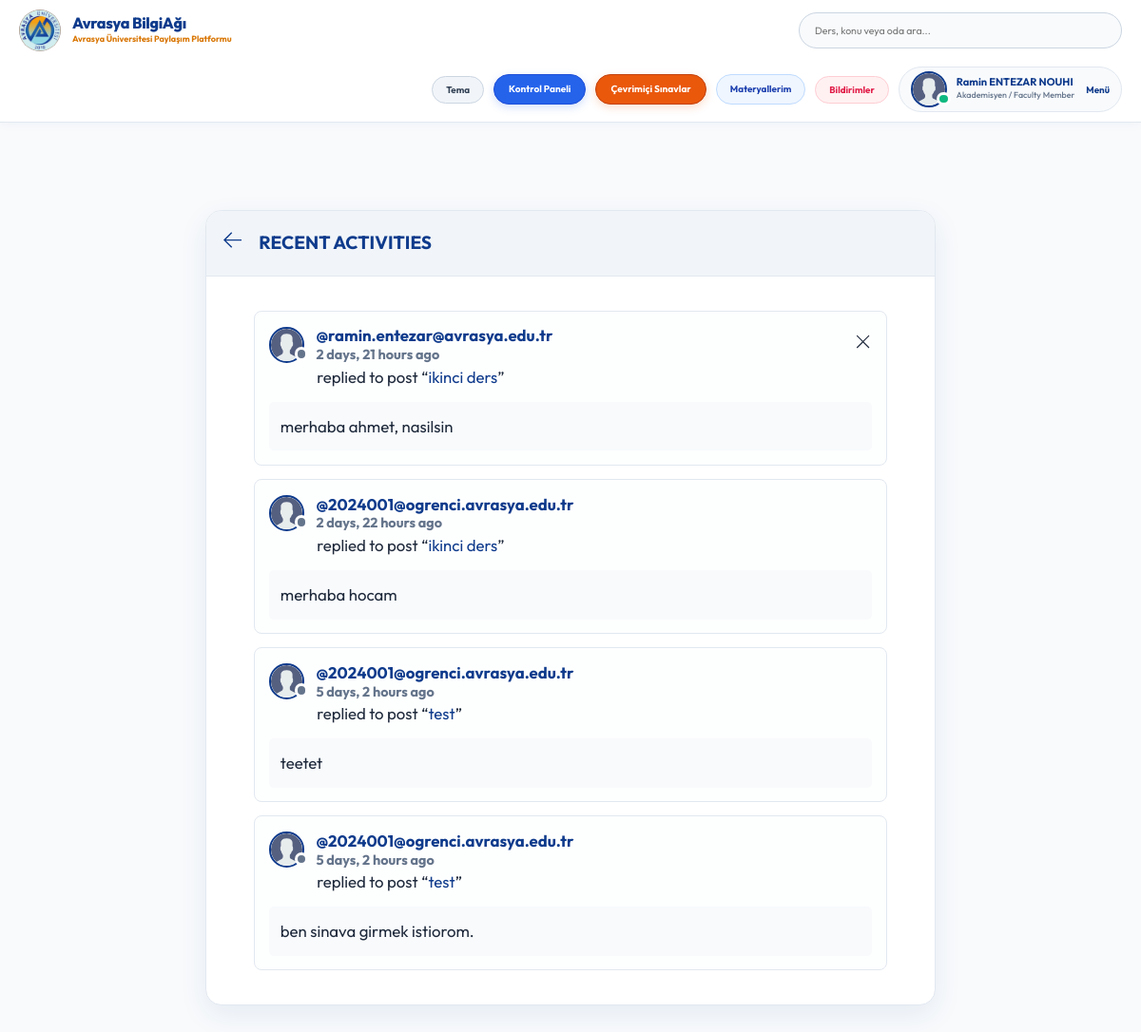
The page /activity/ (signed in) on the database as committed earlier.
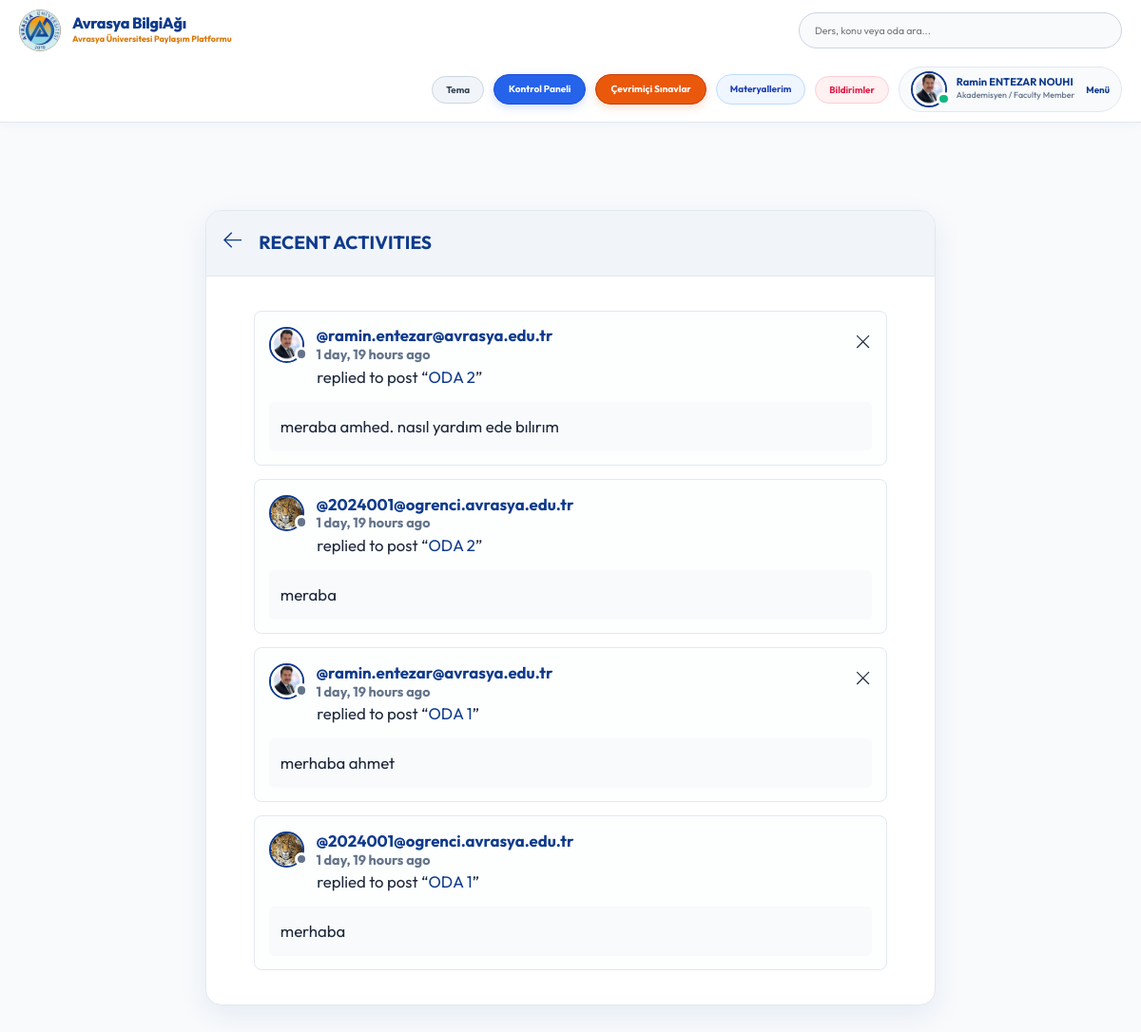
The same page on the database as committed later.
### base/models.py (models this page shows, shortened)
class User(AbstractUser):
    name = models.CharField(max_length=200, null=True, verbose_name="Ad Soyad")
    email = models.EmailField(unique=True, null=True, verbose_name="E-Posta Adresi")
    bio = models.TextField(null=True, verbose_name="Hakkımda (Biyografi)")
    avatar = models.ImageField(null=True, default="avatar.svg", verbose_name="Profil Fotoğrafı (Avatar)")
    student_id = models.CharField(max_length=50, null=True, blank=True, verbose_name="Öğrenci / Sicil No")
    department = models.CharField(max_length=100, choices=DEPARTMENT_CHOICES, default='Genel / Diğer', verbose_name="Fakülte / Bölüm")
    role = models.CharField(max_length=20, choices=ROLE_CHOICES, default='student', verbose_name="Akademik Rol")
    github_link = models.URLField(max_length=255, null=True, blank=True, verbose_name="GitHub Profili")
    linkedin_link = models.URLField(max_length=255, null=True, blank=True, verbose_name="LinkedIn Profili")
    objects = CustomUserManager()
    USERNAME_FIELD = 'email'
    REQUIRED_FIELDS = ['username']
    @property
    def unread_notifications_count(self):
        return self.notifications.filter(is_read=False).count()
    @property
    def unread_notifications(self):
        return self.notifications.filter(is_read=False)

class Message(models.Model):
    user = models.ForeignKey(User, on_delete=models.CASCADE)
    room = models.ForeignKey(Room, on_delete=models.CASCADE)
    body = models.TextField()
    is_verified_answer = models.BooleanField(default=False, verbose_name="Öğretim Üyesi Onaylı Cevap")
    updated = models.DateTimeField(auto_now=True)
    created = models.DateTimeField(auto_now_add=True)
    class Meta:
        ordering = ['-updated', '-created']

class Room(models.Model):
    host = models.ForeignKey(User, on_delete=models.SET_NULL, null=True)
    topic = models.ForeignKey(Topic, on_delete=models.SET_NULL, null=True, verbose_name="Bölüm / Akademik Konu")
    name = models.CharField(max_length=200, verbose_name="Çalışma Odası Adı")
    course_code = models.CharField(max_length=50, null=True, blank=True, verbose_name="Ders Kodu (örn: CENG201)")
    room_type = models.CharField(max_length=20, choices=ROOM_TYPE_CHOICES, default='general', verbose_name="Oda Türü")
    description = models.TextField(null=True, blank=True, verbose_name="Oda Açıklaması")
    participants = models.ManyToManyField(
        User, related_name='participants', blank=True)
    updated = models.DateTimeField(auto_now=True)
    created = models.DateTimeField(auto_now_add=True)
    class Meta:
        ordering = ['-updated', '-created']
    def __str__(self):
        return self.name

### base/views.py (the view, shortened to what this page needs)
# urls.py: path('activity/', views.activityPage, name="activity"),
@login_required(login_url='login')
def activityPage(request):
    room_messages = Message.objects.all()
    return render(request, 'base/activity.html', {'room_messages': room_messages})

### base/templates/base/activity.html
{% extends 'main.html' %}
{% block content %}
<main class="layout">
  <div class="container">
    <div class="layout__box">
      <div class="layout__boxHeader">
        <div class="layout__boxTitle">
          <a href="{% url 'home' %}">
            <svg version="1.1" xmlns="http://www.w3.org/2000/svg" width="32" height="32" viewBox="0 0 32 32">
              <title>arrow-left</title>
              <path
                d="M13.723 2.286l-13.723 13.714 13.719 13.714 1.616-1.611-10.96-10.96h27.625v-2.286h-27.625l10.965-10.965-1.616-1.607z">
              </path>
              </path>
            </svg>
          </a>
          <h3>Recent Activities</h3>
        </div>
      </div>
      <div class="activities-page layout__body">
        {% for message in room_messages %}
        <div class="activities__box">
          <div class="activities__boxHeader roomListRoom__header">
            <a href="{% url 'user-profile' message.user.id %}" class="roomListRoom__author">
              <div class="avatar avatar--small">
                <img src="{{message.user.avatar.url}}" />
              </div>
              <p>
                @{{message.user}}
                <span>{{message.created|timesince}} ago</span>
              </p>
            </a>
            {% if request.user == message.user %}
            <div class="roomListRoom__actions">
              <a href="{% url 'delete-message' message.id %}">
                <svg version="1.1" xmlns="http://www.w3.org/2000/svg" width="32" height="32" viewBox="0 0 32 32">
                  <title>remove</title>
                  <path
                    d="M27.314 6.019l-1.333-1.333-9.98 9.981-9.981-9.981-1.333 1.333 9.981 9.981-9.981 9.98 1.333 1.333 9.981-9.98 9.98 9.98 1.333-1.333-9.98-9.98 9.98-9.981z">
                  </path>
                </svg>
              </a>
            </div>
            {% endif %}
          </div>
          <div class="activities__boxContent">
            <p>replied to post “<a href="{% url 'room' message.room.id %}">{{message.room}}</a>”</p>
            <div class="activities__boxRoomContent">
              {{message.body}}
            </div>
          </div>
        </div>
        {% endfor %}
      </div>
    </div>
  </div>
</main>
{% endblock content %}

### templates/navbar.html (shortened to what the changed rows need)
{% load static %}
<header class="header header--loggedIn" style="background: #ffffff; border-bottom: 1px solid #e2e8f0; padding: 10px 0; position: sticky; top: 0; z-index: 999; box-shadow: 0 2px 10px rgba(15, 59, 140, 0.04);">
    <div class="container" style="display: flex; justify-content: space-between; align-items: center; gap: 16px; flex-wrap: wrap; width: 100%; max-width: 1400px; margin: 0 auto; padding: 0 20px;">
        <a href="{% url 'home' %}" class="header__logo" style="display: flex; align-items: center; gap: 12px; text-decoration: none; flex-shrink: 0;">
            <div style="white-space: nowrap;">
                <h1 style="margin: 0; font-weight: 800; font-size: 1.35rem; color: #0f3b8c; letter-spacing: -0.3px; line-height: 1.2; white-space: nowrap !important;">Avrasya BilgiAğı</h1>
            </div>
        </a>
        <nav class="header__menu" style="display: flex; align-items: center; gap: 10px; flex-shrink: 0; margin-left: auto;">
            {% if request.user.is_authenticated %}
            <a href="{% url 'saved-resources' %}" title="Kaydedilen Materyallerim" style="display: flex; align-items: center; justify-content: center; background: #eff6ff; border: 1px solid #bfdbfe; color: #1e40af; padding: 7px 14px; border-radius: 50px; text-decoration: none; font-size: 0.82rem; font-weight: 700; flex-shrink: 0;">
                Materyallerim
            </a>
            <div style="position: relative; flex-shrink: 0;">
                <button onclick="const m=document.getElementById('notifModal'); m.style.display = m.style.display === 'none' ? 'block' : 'none';" title="Bildirimler" style="background: #fff1f2; border: 1px solid #fecdd3; color: #e11d48; padding: 7px 14px; border-radius: 50px; cursor: pointer; font-size: 0.82rem; font-weight: 700; display: flex; align-items: center; gap: 6px; position: relative;">
                    Bildirimler
                </button>
            </div>
            <div class="header__user" style="display: flex; align-items: center; gap: 12px; background: #f8fafc; border: 1px solid #e2e8f0; padding: 4px 12px; border-radius: 50px; flex-shrink: 0;">
                <a href="{% url 'update-user' %}" style="display: flex; align-items: center; gap: 10px; text-decoration: none;">
                    <div class="avatar avatar--medium active">
                        <img src="{{request.user.avatar.url}}" style="width: 34px; height: 34px; border-radius: 50%; object-fit: cover;" />
                    </div>
                    <div>
                        <p style="margin: 0; font-weight: 700; color: #0f3b8c; line-height: 1.2; font-size: 0.92rem; white-space: nowrap;">{{request.user.name|default:request.user.username}}</p>
                        <span style="font-size: 0.74rem; color: #64748b; font-weight: 500; display: block; white-space: nowrap;">{{request.user.get_role_display}}</span>
                    </div>
                </a>
                <button class="dropdown-button" style="background: transparent; border: none; cursor: pointer; font-weight: 700; color: #0f3b8c; font-size: 0.82rem;">
                    Menü
                </button>
            </div>
            {% endif %}
        </nav>
    </div>
</header>

Rows that differ between the two databases and show on the page:
removed Message: user.avatar (placeholder picture), user "ramin.entezar@avrasya.edu.tr", created "2 days, 21 hours", room "ikinci ders", body "merhaba ahmet, nasilsin"
removed Message: user.avatar (placeholder picture), user "2024001@ogrenci.avrasya.edu.tr", created "2 days, 22 hours", room "ikinci ders", body "merhaba hocam"
removed Message: user.avatar (placeholder picture), user "2024001@ogrenci.avrasya.edu.tr", created "5 days, 2 hours", room "test", body "teetet"
removed Message: user.avatar (placeholder picture), user "2024001@ogrenci.avrasya.edu.tr", created "5 days, 2 hours", room "test", body "ben sinava girmek istiorom."
changed User "Ramin ENTEZAR NOUHI": user.avatar: picture added in place of a placeholder
added Message: user.avatar (picture), user "ramin.entezar@avrasya.edu.tr", created "1 day, 19 hours", room "ODA 2", body "meraba amhed. nasıl yardım ede bılırım"
added Message: user.avatar (picture), user "2024001@ogrenci.avrasya.edu.tr", created "1 day, 19 hours", room "ODA 2", body "meraba"
added Message: user.avatar (picture), user "ramin.entezar@avrasya.edu.tr", created "1 day, 19 hours", room "ODA 1", body "merhaba ahmet"
added Message: user.avatar (picture), user "2024001@ogrenci.avrasya.edu.tr", created "1 day, 19 hours", room "ODA 1", body "merhaba"
